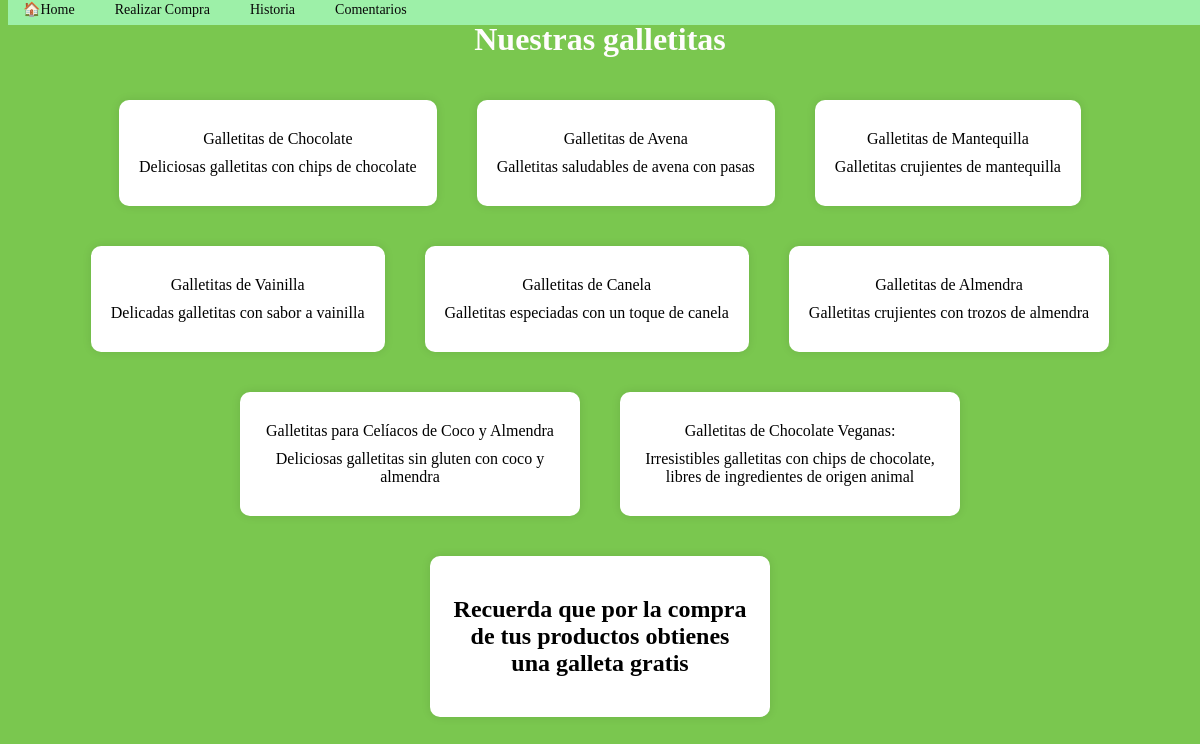
The page /galletas/ on the database its author committed.
### myapp/models.py (models this page shows, shortened)
class Galletitas(models.Model):
    nombre = models.CharField(max_length=60)
    descripcion = models.TextField()
    precio = models.IntegerField()

### myapp/views.py (the view)
# urls.py: path('galletas/', views.detalles_galletas, name='detalles_galletas'),
def detalles_galletas(request):
    galletas = Galletitas.objects.all()
    return render(request, 'galletas.html', {'galletas': galletas})

### myapp/templates/galletas.html (shortened to what this page needs)
{% load static %}
<!DOCTYPE html>
<html lang="es">
<head>
    <link rel="stylesheet" type="text/css" href="{% static 'css/styles3.css' %}">
</head>
<body>
    <nav class="navbar">
        <ul>
            <li><a href="{% url 'saludito' %}">🏠Home</a></li>
            <li><a href="{% url 'realizar_compra' %}">Realizar Compra</a></li>
            <li><a href="{% url 'mostrar_historia' %}">Historia</a></li>
            <li><a href="{% url 'ver_comentarios' %}">Comentarios</a></li>
        </ul>
    </nav>
    <h1>Nuestras galletitas</h1>
    <div class="galletas-container">
        {% for galleta in galletas %}
            <div class="galleta" onclick="mostrarDetalles('{{ galleta.id }}')">
                <p><strong></strong> {{ galleta.nombre }}</p>
                <p><strong></strong> {{ galleta.descripcion }}</p>
            </div>
        {% endfor %}
    </div>
    <div class="square-container">
        <h2 class="special-animation">Recuerda que por la compra de tus productos obtienes una galleta gratis</h2>
    </div>
</body>
</html>

### myapp/static/css/styles3.css (style rules this page uses)
body { background-color: #7AC74F; text-align: center; }
h1 { color: #fffdfd; animation: fade-in-text 5s linear; animation-fill-mode: forwards; }
.galletas-container { display: flex; flex-wrap: wrap; justify-content: center; }
.galleta { background-color: #fff; border-radius: 10px; box-shadow: 0 0 10px rgba(0, 0, 0, 0.1); margin: 20px; padding: 20px; max-width: 300px; cursor: pointer; }
.galleta p { margin: 10px 0; }
.square-container { background-color: #fff; border-radius: 10px; box-shadow: 0 0 10px rgba(0, 0, 0, 0.1); margin: 20px auto; padding: 20px; max-width: 300px; text-align: center; }
.special-animation { transition: transform 0.5s ease; }
.navbar { background-color: #9df0a8; position: fixed; top: 0; width: 100%; z-index: 1000; height: 25px; }
.navbar ul { list-style-type: none; margin: 0; padding: 0; display: flex; justify-content: flex-start; }
.navbar li { margin-right: 10px; }
.navbar li:last-child { margin-right: 0; }
.navbar a { color: #080808; text-decoration: none; padding: 15px; font-size: 14px; }

### rows shown on the page
Galletitas: nombre "Galletitas de Chocolate", descripcion "Deliciosas galletitas con chips de chocolate"
Galletitas: nombre "Galletitas de Avena", descripcion "Galletitas saludables de avena con pasas"
Galletitas: nombre "Galletitas de Mantequilla", descripcion "Galletitas crujientes de mantequilla"
Galletitas: nombre "Galletitas de Vainilla", descripcion "Delicadas galletitas con sabor a vainilla"
Galletitas: nombre "Galletitas de Canela", descripcion "Galletitas especiadas con un toque de canela"
Galletitas: nombre "Galletitas de Almendra", descripcion "Galletitas crujientes con trozos de almendra"
Galletitas: nombre "Galletitas para Celíacos de Coco y Almendra", descripcion "Deliciosas galletitas sin gluten con coco y almendra"
Galletitas: nombre "Galletitas de Chocolate Veganas:", descripcion "Irresistibles galletitas con chips de chocolate, libres de ingredientes de origen animal"
